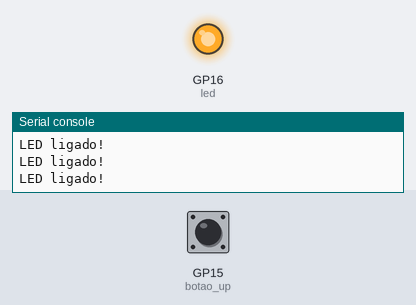
The program below on a simulated Raspberry Pi Pico running MicroPython. Parts: output pins drawn as LEDs (lit = HIGH), the last lines printed to the serial console. The test bench sets the inputs (shaded band); at power-on: GP15 (botao_up) LOW.

Above: at 1.2 s.
1.3 s: GP15 (botao_up) pulled HIGH for 0.15 s
At 1.4 s:
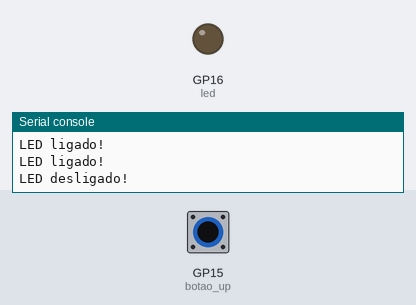
3.0 s: GP15 (botao_up) pulled HIGH for 3.2 s
At 6.8 s:
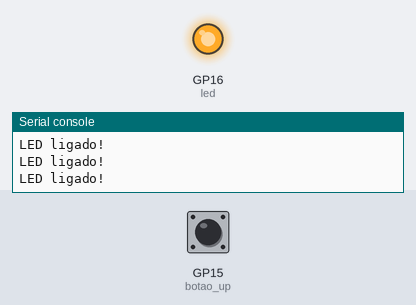
Timing chart, 0 to 8.3 s (numbered marks = the images above; inputs shaded):
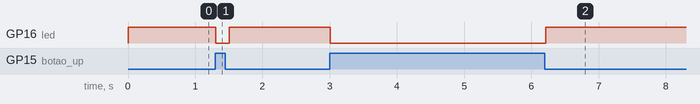

The program:

1.py
```python
from machine import Pin
from utime import sleep

botao_up = Pin(15, Pin.IN, Pin.PULL_DOWN)
led = Pin(16, Pin.OUT)

while True:
    leitura_botao = botao_up.value()

    if leitura_botao == 1:
        print("LED desligado!")
        led.value(0)
    else:
        print("LED ligado!")
        led.value(1)

    sleep(0.1)
```

Measured:
- after the input at 1.3 s, GP16 (led): HIGH → LOW at once, → HIGH 0.20 s later
- after the input at 3.0 s, GP16 (led): HIGH → LOW at once, → HIGH 3.2 s later
